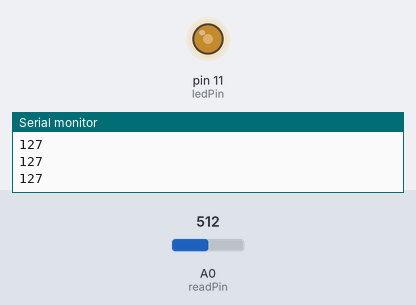
A sketch run on a simulated Arduino Uno, built with avr-gcc and run on an emulated ATmega328P. On the bench: output pins drawn as LEDs (lit = HIGH), the last lines printed to the serial monitor. Inputs (shaded band) come from the test bench; at power-on: A0 (readPin) = 512.

Above: at 1.2 s.
1.3 s: A0 (readPin) set to 716
At 1.7 s:
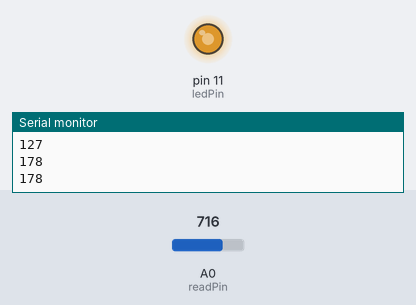
2.9 s: A0 (readPin) set to 900
At 4.2 s:
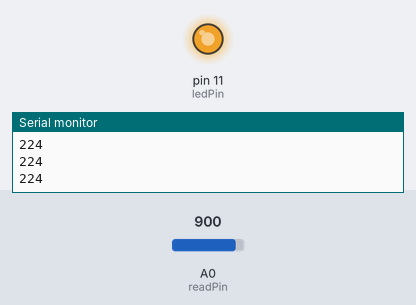
4.5 s: A0 (readPin) set to 122
At 5.8 s:
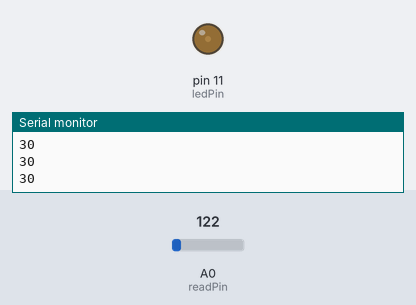
6.1 s: A0 (readPin) set to 0
At 7.2 s:
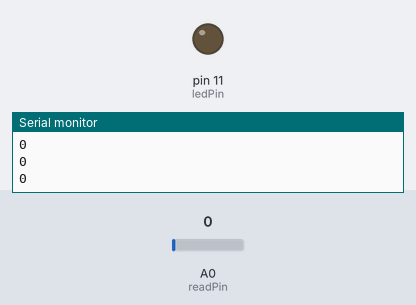
7.7 s: A0 (readPin) set to 511
At 8.6 s:
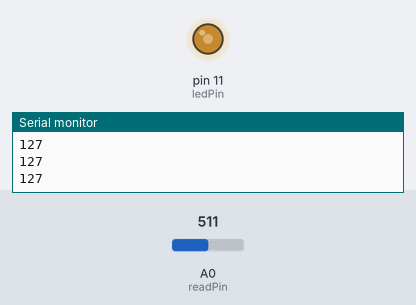
Timing chart, 0 to 10.3 s (numbered marks = the images above; inputs shaded):
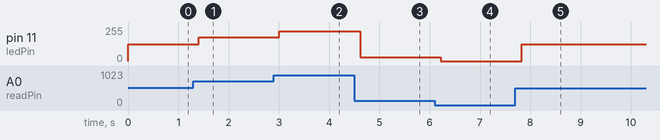

The sketch:

07_serial_2.ino
```cpp
int readPin = 0;
int ledPin = 11;

void setup() {
  // put your setup code here, to run once:

  Serial.begin(9600);
  pinMode(ledPin, OUTPUT);
}

void loop() {
  // put your main code here, to run repeatedly:

  int readValue = analogRead(readPin);

  int ledPinBrithnes = map(readValue,0,1023, 0,255);
  String str1 = "readValue: " + String(readValue);
  String str2 = "readValue: " + String(ledPinBrithnes);
//  Serial.println(str1);
//  Serial.println(str2);
  Serial.println(ledPinBrithnes);
  analogWrite(ledPin, ledPinBrithnes);
  delay(200);
}
```

Measured:
- after the input at 1.3 s, pin 11 (ledPin): 127/255 → 178/255 after 0.11 s
- after the input at 2.9 s, pin 11 (ledPin): 178/255 → 224/255 after 0.11 s
- after the input at 4.5 s, pin 11 (ledPin): 224/255 → 30/255 after 0.12 s
- after the input at 6.1 s, pin 11 (ledPin): 30/255 → 0/255 after 0.12 s
- after the input at 7.7 s, pin 11 (ledPin): 0/255 → 127/255 after 0.13 s
